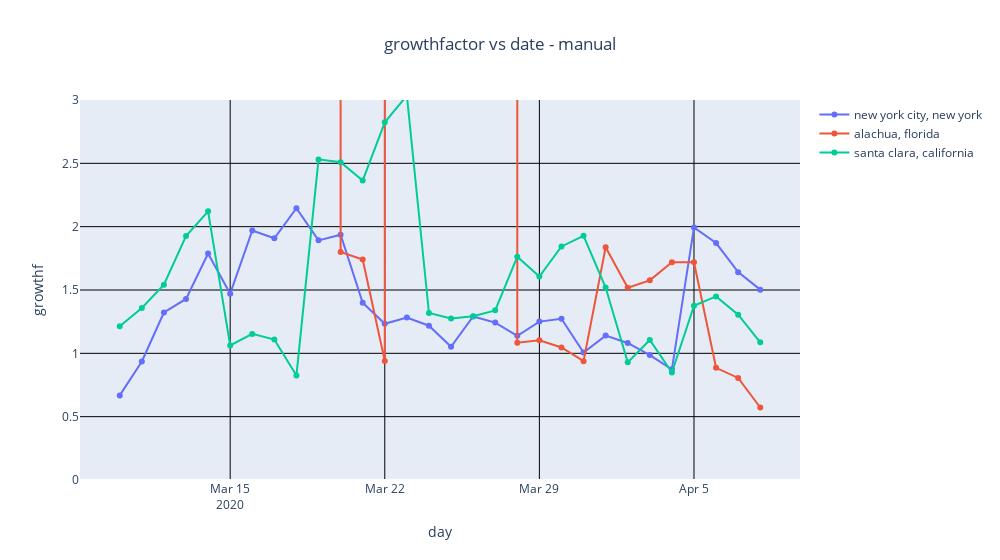

Write notebook code for a chart like this one.
### Code cell
#
# growthfactor per day
GRAPH_TITLE=f"growthfactor vs date - {COUNTY_CRITERIA}"
graph_list=[]
for county,state in cs_list:
    indices=(nytplot_df.county==county) & (nytplot_df.state==state)
    tmp_df = nytplot_df[indices]
    graph_list.append(go.Scatter(name=f"{county}, {state}",
                               x=tmp_df['tstamp'],
                               y=cvd.avg_over_daynum(tmp_df, county, state, 'growthfactor',5),
                               mode='lines+markers'
                               ))
x_axis=dict(
    showgrid=True,
    title='day')
y_axis=dict(
    showgrid=True,
    range=[0,3],
    title='growthf')

layout=go.Layout(
    title={
        'text':GRAPH_TITLE,
        'x':0.5  # center
    },
    xaxis=x_axis,
    #yaxis_type="log",
    yaxis=y_axis,
    width=1000,
    showlegend=True
)
fig = go.Figure( data=graph_list, layout=layout)
fig.update_yaxes(gridcolor='black')
fig.update_xaxes(gridcolor='black')
fig.show()
